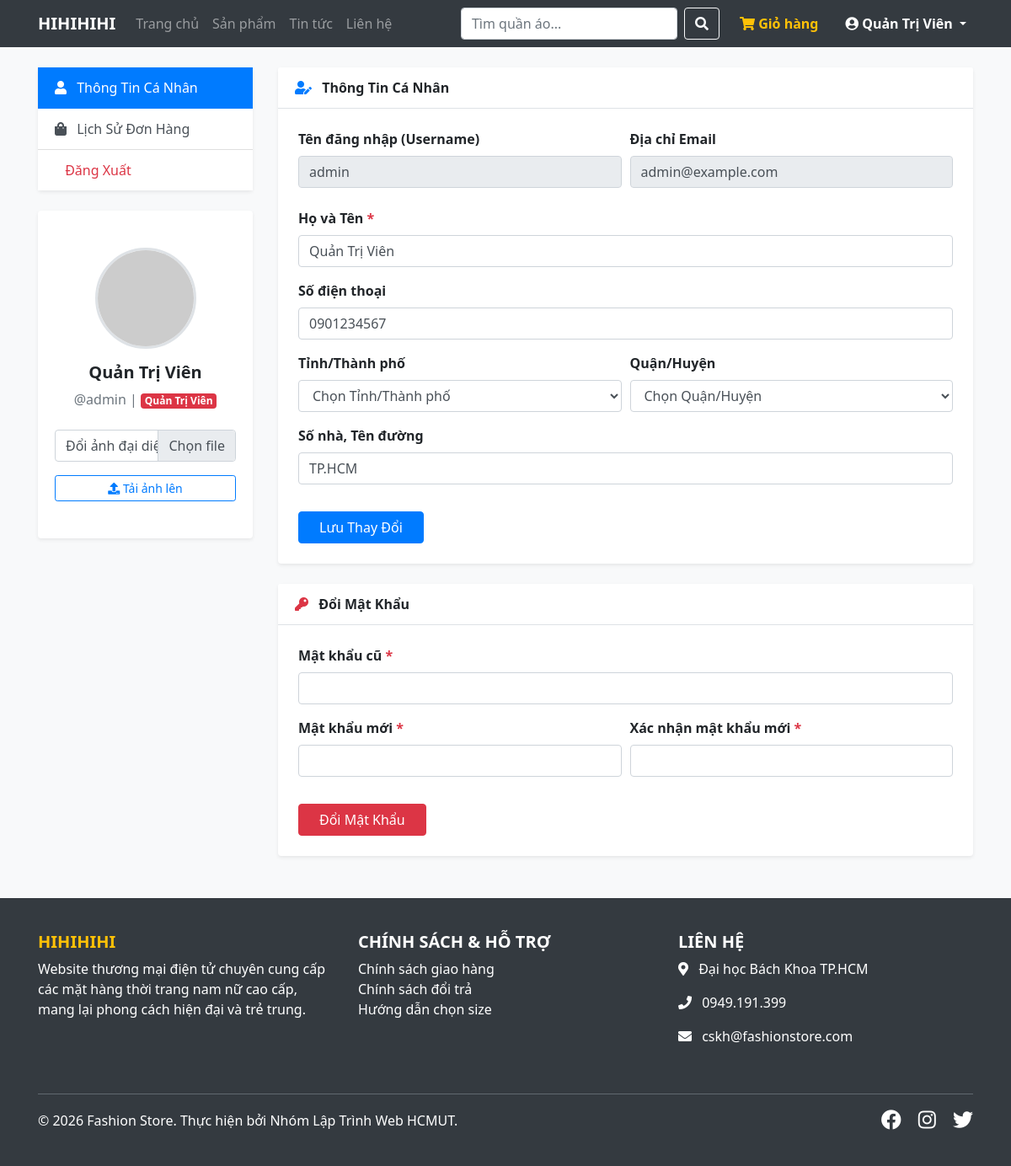
The app's page /index.php?controller=profile&action=index (signed in) with its own data.
### tables this page shows
CREATE TABLE `users` (
  `id` INT AUTO_INCREMENT PRIMARY KEY,
  `username` VARCHAR(50) NOT NULL UNIQUE,
  `password` VARCHAR(255) NOT NULL COMMENT 'Hashed password',
  `email` VARCHAR(100) NOT NULL UNIQUE,
  `full_name` VARCHAR(100) NOT NULL,
  `phone` VARCHAR(20),
  `address` TEXT,
  `role` ENUM('admin', 'member') DEFAULT 'member',
  `avatar` VARCHAR(255) DEFAULT 'default_avatar.jpg',
  `created_at` TIMESTAMP DEFAULT CURRENT_TIMESTAMP
);

### src/Controllers/ProfileController.php (called while the page is built, shortened)
<?php
require_once __DIR__ . '/../Models/UserModel.php';
class ProfileController extends Controller {
    private $userModel;
    public function __construct() {
        $this->userModel = new UserModel();
    }
    public function index() {
        $user = $this->userModel->getUserByUsername($_SESSION['username']);
        $this->renderFrontend('profile/index', [
            'page_title' => 'Trang Cá Nhân',
            'user' => $user
        ]);
    }
}

### src/Core/Model.php (called while the page is built, shortened)
<?php
class Model {
    public function __construct() {
        $database = new Database();
        $this->db = $database->getConnection();
    }
}

### config/db.php (called while the page is built, shortened)
<?php
class Database {
    private $host = "localhost";
    private $db_name = "new_cloth_web";
    private $username = "root";
    private $password = "";
    public function getConnection() {
        $this->conn = null;
        try {
            $this->conn = new PDO("mysql:host=" . $this->host . ";dbname=" . $this->db_name . ";charset=utf8mb4", $this->username, $this->password);
            $this->conn->setAttribute(PDO::ATTR_ERRMODE, PDO::ERRMODE_EXCEPTION);
            $this->conn->setAttribute(PDO::ATTR_DEFAULT_FETCH_MODE, PDO::FETCH_ASSOC);
        } catch(PDOException $exception) {
            die("Lỗi kết nối CSDL: " . $exception->getMessage());
        }
        return $this->conn;
    }
}

### src/Models/UserModel.php (called while the page is built, shortened)
<?php
require_once __DIR__ . '/../Core/Model.php';
class UserModel extends Model {
    public function getUserByUsername($username) {
        $query = "SELECT * FROM users WHERE username = :username LIMIT 1";
        $stmt = $this->db->prepare($query);
        $stmt->bindParam(':username', $username);
        $stmt->execute();
        return $stmt->fetch();
    }
}

### src/Views/profile/index.php (the view, shortened to what this page needs)
<div class="row mt-4 mb-5">
    <div class="col-md-3 mb-4">
        <div class="card shadow-sm border-0 mb-4">
            <div class="card-body p-0">
                <div class="list-group list-group-flush">
                    <a href="index.php?controller=profile&action=index"
                        class="list-group-item list-group-item-action active text-white bg-primary"><i
                            class="fa fa-user mr-2"></i> Thông Tin Cá Nhân</a>
                    <a href="index.php?controller=profile&action=orders"
                        class="list-group-item list-group-item-action"><i class="fa fa-shopping-bag mr-2"></i> Lịch Sử
                        Đơn Hàng</a>
                    <a href="index.php?controller=auth&action=logout"
                        class="list-group-item list-group-item-action text-danger"><i class="fa fa-sign-out mr-2"></i>
                        Đăng Xuất</a>
                </div>
            </div>
        </div>
        <div class="card shadow-sm border-0 text-center py-4">
            <div class="card-body">
                <img src="<?= !empty($user['avatar']) ? 'uploads/avatars/' . htmlspecialchars($user['avatar']) : 'https://via.placeholder.com/150' ?>"
                    class="avatar-preview mb-3" alt="Avatar" onerror="this.src='https://via.placeholder.com/150'">
                <h5 class="font-weight-bold"><?= htmlspecialchars($user['full_name']) ?></h5>
                <p class="text-muted mb-4">@<?= htmlspecialchars($user['username']) ?> |
                    <?= $user['role'] === 'admin' ? '<span class="badge badge-danger">Quản Trị Viên</span>' : '<span class="badge badge-info">Thành Viên</span>' ?>
                </p>
                <form action="index.php?controller=profile&action=uploadAvatar" method="POST"
                    enctype="multipart/form-data">
                    <div class="custom-file mb-3 text-left">
                        <label class="custom-file-label" for="avatarInput" data-browse="Chọn file">Đổi ảnh đại
                            diện</label>
                    </div>
                    <button type="submit" class="btn btn-outline-primary btn-sm btn-block"><i class="fa fa-upload"></i>
                        Tải ảnh lên</button>
                </form>
            </div>
        </div>
    </div>
    <div class="col-md-9">
        <div class="card shadow-sm border-0">
            <div class="card-header bg-white border-bottom font-weight-bold">
                <i class="fa fa-user-edit mr-2 text-primary"></i> Thông Tin Cá Nhân
            </div>
            <div class="card-body p-4">
                <form action="index.php?controller=profile&action=update" method="POST">
                    <div class="form-row">
                        <div class="form-group col-md-6">
                            <label class="font-weight-bold">Tên đăng nhập (Username)</label>
                            <input type="text" class="form-control" value="<?= htmlspecialchars($user['username']) ?>"
                                disabled>
                        </div>
                        <div class="form-group col-md-6">
                            <label class="font-weight-bold">Địa chỉ Email</label>
                            <input type="email" class="form-control" value="<?= htmlspecialchars($user['email']) ?>"
                                disabled>
                        </div>
                    </div>
                    <div class="form-group mt-2">
                        <label class="font-weight-bold">Họ và Tên <span class="text-danger">*</span></label>
                        <input type="text" class="form-control" name="full_name"
                            value="<?= htmlspecialchars($user['full_name']) ?>" required>
                    </div>
                    <div class="form-group">
                        <label class="font-weight-bold">Số điện thoại</label>
                        <input type="text" class="form-control" name="phone"
                            value="<?= htmlspecialchars($user['phone'] ?? '') ?>" placeholder="Ví dụ: 0912345678">
                    </div>
                    <div class="form-row">
                        <div class="form-group col-md-6">
                            <label class="font-weight-bold">Tỉnh/Thành phố</label>
                            <select name="city" id="city" class="form-control" required>
                                <option value="" selected>Chọn Tỉnh/Thành phố</option>
                            </select>
                        </div>
                        <div class="form-group col-md-6">
                            <label class="font-weight-bold">Quận/Huyện</label>
                            <select name="district" id="district" class="form-control" required>
                                <option value="" selected>Chọn Quận/Huyện</option>
                            </select>
                        </div>
                    </div>
                    <div class="form-group">
                        <label class="font-weight-bold">Số nhà, Tên đường</label>
                        <input type="text" class="form-control" name="street"
                            value="<?= htmlspecialchars($user['address'] ?? '') ?>" placeholder="VD: KTX Khu A ĐHQG...">
                    </div>
                    <button type="submit" class="btn btn-primary px-4 mt-3">Lưu Thay Đổi</button>
                </form>
            </div>
        </div>
        <div class="card shadow-sm border-0 mt-4">
            <div class="card-header bg-white border-bottom font-weight-bold">
                <i class="fa fa-key mr-2 text-danger"></i> Đổi Mật Khẩu
            </div>
            <div class="card-body p-4">
                <form action="index.php?controller=profile&action=changePassword" method="POST">
                    <div class="form-group">
                        <label class="font-weight-bold">Mật khẩu cũ <span class="text-danger">*</span></label>
                        <input type="password" class="form-control" name="old_password" required>
                    </div>
                    <div class="form-row">
                        <div class="form-group col-md-6">
                            <label class="font-weight-bold">Mật khẩu mới <span class="text-danger">*</span></label>
                            <input type="password" class="form-control" name="new_password" required>
                        </div>
                        <div class="form-group col-md-6">
                            <label class="font-weight-bold">Xác nhận mật khẩu mới <span
                                    class="text-danger">*</span></label>
                            <input type="password" class="form-control" name="confirm_password" required>
                        </div>
                    </div>
                    <button type="submit" class="btn btn-danger px-4 mt-3">Đổi Mật Khẩu</button>
                </form>
            </div>
        </div>
    </div>
</div>

### src/Views/layout/main_layout.php (style rules this page uses)
body { font-family: 'Segoe UI', Tahoma, Geneva, Verdana, sans-serif; background-color: #f8f9fa; }
.avatar-preview { width: 120px; height: 120px; object-fit: cover; border-radius: 50%; border: 3px solid #dee2e6; }

### records on screen
users: full_name "Quản Trị Viên", username "admin", email "admin@example.com", phone "0901234567", street "TP.HCM"

### other values on screen
$global_settings['site_name'] "HIHIHIHI"
$_SESSION['full_name'] "Quản Trị Viên"
$global_settings['about_text'] "Website thương mại điện tử chuyên cung cấp các mặt hàng thời trang nam nữ cao cấp, mang lại phong cách hiện đại và trẻ trung."
$global_settings['address'] "Đại học Bách Khoa TP.HCM"
$global_settings['phone'] "0949.191.399"
$global_settings['email'] "cskh@fashionstore.com"
